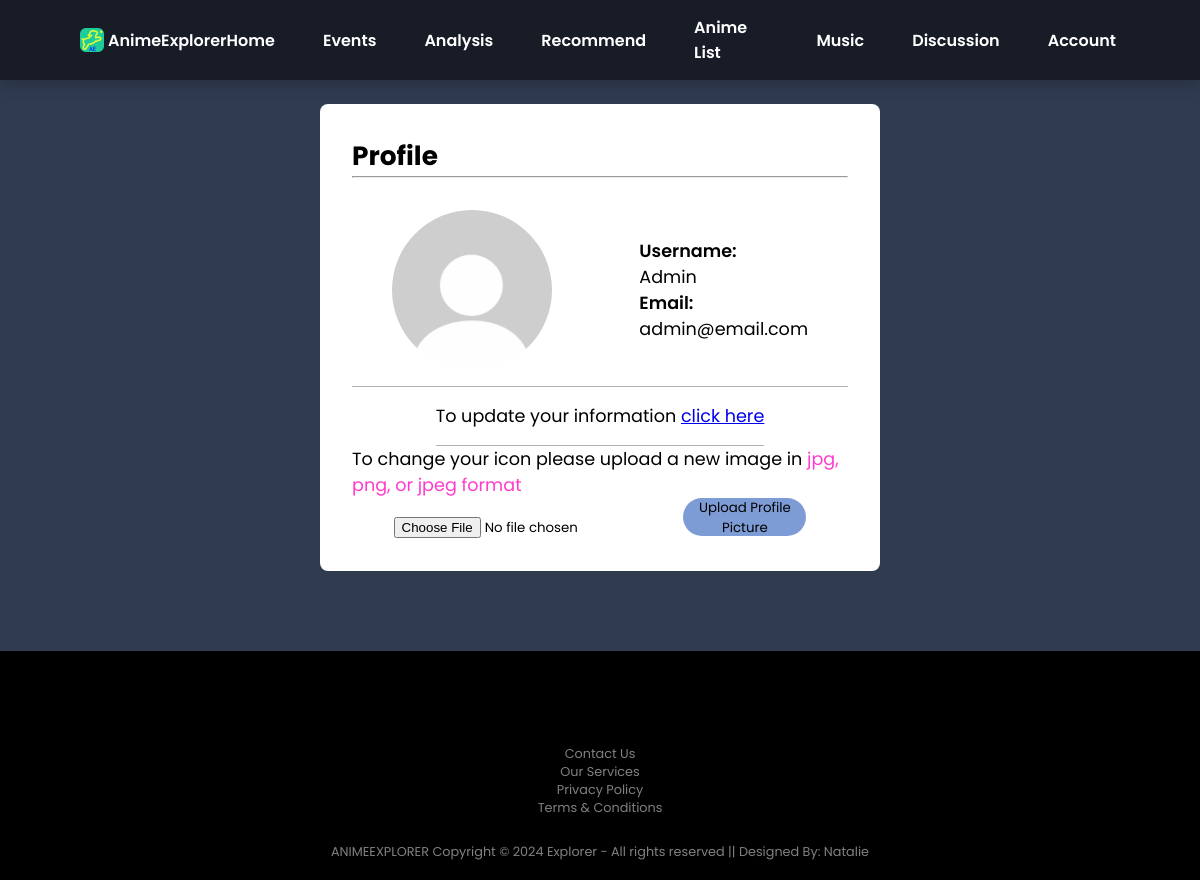
The app's page /profile (signed in) with its own data.
### website/models.py (models this page shows, shortened)
class User(db.Model, UserMixin):
    id = db.Column(db.Integer, primary_key=True)
    role = db.Column(db.String(50))
    username = db.Column(db.String(150), unique=True)
    email = db.Column(db.String(150), unique=True)
    password = db.Column(db.String(150))
    profile_picture = db.Column(db.String(255), nullable=True)

### website/auth.py (the view, shortened to what this page needs)
@auth.route('/profile', methods=['GET', 'POST'])
@login_required
def profile():
    form = ProfilePictureForm()
    return render_template('profile.html', form=form, username=current_user.username, email=current_user.email)

### website/forms.py
class ProfilePictureForm(FlaskForm):
    profile_picture = FileField('Profile Picture', validators=[DataRequired(), FileAllowed(['jpg', 'png'], 'Images only!')])

### website/templates/profile.html (shortened to what this page needs)
<!DOCTYPE html>
<html>
    <head>
        <link rel="stylesheet" href="../static/css/header.css"/>
        <link rel="stylesheet" href="../static/css/profile.css"/>
        <link href="https://cdn.jsdelivr.net/npm/remixicon@3.2.0/fonts/remixicon.css" rel="stylesheet">
    </head>
    <body>
        <header class="header">
            <nav class="nav container">
                <div class="nav__data">
                    <a href="{{ url_for('views.home')}}" class="nav__logo">
                        <img src="../static/images/general/web_icon.png" style="width: 1.5rem;"> AnimeExplorer
                    </a>
                </div>
                <div class="nav__menu" id="nav-menu">
                    <ul class="nav__list">
                        <li><a href="{{ url_for('views.home')}}" class="nav__link">Home</a></li>
                        <li><a href="{{ url_for('views.events')}}" class="nav__link">Events</a></li>
                        <li><a href="{{ url_for('views.analysis')}}" class="nav__link">Analysis</a></li>
                        <li><a href="{{ url_for('views.recommend_name')}}" class="nav__link">Recommend</a></li>
                        <li><a href="{{ url_for('views.anime_list')}}" class="nav__link">Anime List</a></li>
                        <li><a href="{{ url_for('views.music')}}" class="nav__link">Music</a></li>
                        <li><a href="{{ url_for('views.discussion')}}" class="nav__link">Discussion</a></li>
                        <li class="dropdown__item">
                            <div class="nav__link">
                                Account
                            </div>
                        </li>
                    </ul>
                </div>
            </nav>
        </header>
        <div class="profile-section">
            <div class="profile-container">
                <h2>Profile</h2>
                <hr>
                <div class="profile-content">
                    <div class="user-info">
                        <div class="user-icon-container">
                            <img class="user-icon" src="{{ url_for('static', filename='images/user_icon/' + current_user.profile_picture) }}" alt="Profile Picture">
                        </div>
                        <div class="profile-container-1">
                            <p class="profile-title">Username:</p>
                            <p>{{ current_user.username }}</p>
                            <p class="profile-title">Email:</p>
                            <p>{{ current_user.email }}</p>
                        </div>
                    </div>
                    <div class="instruction-1">
                        <p>To update your information <a href="{{ url_for('auth.update_info')}}">click here</a></p>
                    </div>
                    <div class="instruction-2">
                        <p>To change your icon please upload a new image in <span style="color: rgb(255, 59, 206);">jpg, png, or jpeg format</span></p>
                    </div>
                    <form method="post" enctype="multipart/form-data" class="change-image">
                        {{ form.profile_picture }}
                        <button type="submit">Upload Profile Picture</button>
                    </form>
                </div>
            </div>
        </div>
    </body>
    <footer>
        <div class="footer">
            <div class="row">
                <a href="https://www.instagram.com/" target="_blank"></a>
                <a href="https://twitter.com/?lang=en" target="_blank"></a>
                <a href="https://en-gb.facebook.com/" target="_blank"></a>
                <a href="https://www.youtube.com/" target="_blank"></a>
            </div>
            <div class="row">
                <ul>
                    <li><a href="#">Contact Us</a></li>
                    <li><a href="#">Our Services</a></li>
                    <li><a href="#">Privacy Policy</a></li>
                    <li><a href="#">Terms & Conditions</a></li>
                </ul>
            </div>
            <div class="row">
                ANIMEEXPLORER Copyright © 2024 Explorer - All rights reserved || Designed By: Natalie
            </div>
        </div>
    </footer>
</html>

### website/static/css/header.css (style rules this page uses)
:root { --header-height: 3rem; --black-color: hsl(220, 24%, 12%); --black-color-light: hsl(220, 24%, 15%); --black-color-lighten: hsl(220, 20%, 18%); --white-color: #fff; --body-color: #ffffff; --normal-font-size: .938rem; --font-regular: 400; --font-semi-bold: 600; --z-tooltip: 10; --z-fixed: 100; }
@media screen and (min-width: 1024px) { :root { --normal-font-size: 1rem; } }
* { font-family: 'Poppins', sans-serif; box-sizing: border-box; margin: 0; padding: 0; }
body header { font-size: var(--normal-font-size); background-color: var(--body-color); }
ul { list-style: none; }
a { text-decoration: none; }
.container { max-width: 1250px; margin-inline: 1.5rem; }
.header { position: fixed; top: 0; left: 0; width: 100%; background-color: var(--black-color); box-shadow: 0 2px 16px hsla(220, 32%, 8%, .3); z-index: var(--z-fixed); }
.nav { height: var(--header-height); }
.nav__logo, .nav__burger, .nav__close { color: var(--white-color); }
.nav__data { height: 100%; display: flex; justify-content: space-between; align-items: center; }
.nav__logo { display: inline-flex; align-items: center; column-gap: .25rem; font-weight: var(--font-semi-bold); }
.nav__link { color: var(--white-color); background-color: var(--black-color); font-weight: var(--font-semi-bold); padding: 1.25rem 1.5rem; display: flex; justify-content: space-between; align-items: center; transition: background-color .3s; }
.dropdown__item { cursor: pointer; }
@media screen and (min-width: 1118px) { .container { margin-inline: 5rem; } }
@media screen and (min-width: 1118px) { .nav { height: calc(var(--header-height) + 2rem); display: flex; justify-content: space-between; } }
@media screen and (min-width: 1118px) { .nav__list { height: 100%; display: flex; column-gap: 3rem; } }
@media screen and (min-width: 1118px) { .nav__link { height: 100%; padding: 0; justify-content: initial; column-gap: .25rem; } }
@media screen and (min-width: 1118px) { .dropdown__item, .dropdown__subitem { position: relative; } }
.footer { overflow-x: hidden; background: #000; text-align: center; }
.footer .row { width: 100%; margin: 1% 0%; padding: 0.6% 0; color: gray; font-size: 0.8rem; }
.footer .row a { text-decoration: none; transition: 0.5s; color: gray; }

### website/static/css/profile.css (style rules this page uses)
:root { --basic-font-size: 1.1rem; --header-font-size: 1.8rem; --font-semi-bold: 600; }
* { font-family: 'Poppins', sans-serif; box-sizing: border-box; margin: 0; padding: 0; }
body { background-color: hsl(219, 25%, 25%); }
.profile-section { font-size: var(--basic-font-size); display: flex; align-items: center; justify-content: center; margin-top: 1.5rem; margin-bottom: 5rem; }
.profile-container { padding-inline: 2rem; padding-block: 2rem; background-color: #ffffff; border-radius: .5rem; width: 35rem; height: fit-content; }
.profile-content { display: flex; flex-direction: column; align-items: center; }
.user-info { padding-inline: 2.5rem; margin-block: 2rem; display: flex; align-items: center; justify-content: space-between; width: 100%; margin-bottom: 1rem; border-bottom: 1px solid #b3b3b3; padding-bottom: 1rem; }
.user-icon-container { display: flex; justify-content: center; text-align: center; }
.user-icon { object-fit: cover; display: block; width: 10rem; height: 10rem; border-radius: 5rem; }
.profile-title { font-weight: var(--font-semi-bold); }
.instruction-1 { border-bottom: 1px solid #b3b3b3; padding-bottom: 1rem; }
.instruction-1 a { text-decoration: underline; }
.change-image button { width: 7.7rem; height: 2.4rem; border-radius: 1.5rem; border: none; background: hsl(219, 50%, 66%); cursor: pointer; transition: all 0.3s ease 0s; }
@media screen and (min-width: 1118px) { body { padding-top: 5rem; } }

### records on screen
User: profile_picture (placeholder picture), username "Admin", email "admin@email.com"
